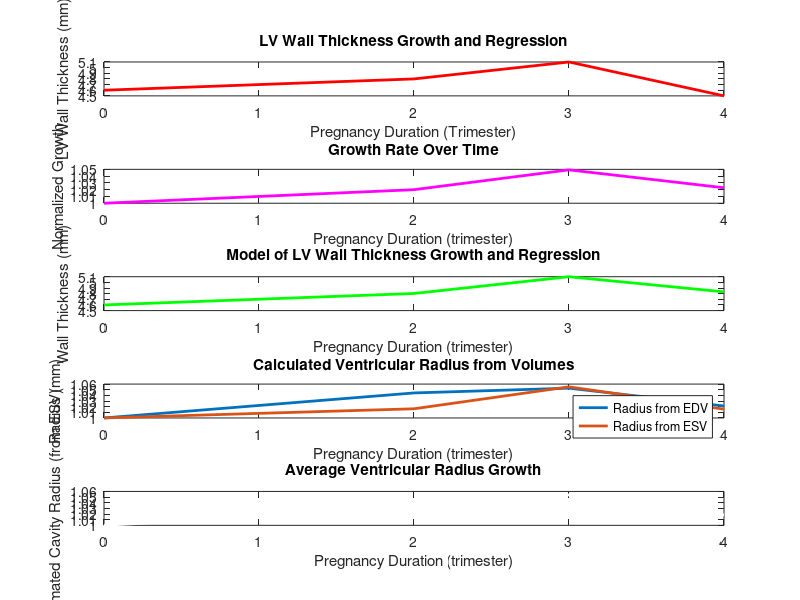

The MATLAB script that drew this image:
clear
clc

% plot of original data for comparison

trim_o = [0, 2, 3, 4];
h_o = [4.6, 4.8, 5.1, 4.5];

% parameters (biomarkers)

trim = [0, 2, 3, 4];
strain = [19.3, 19.5, 19.7, 19.0];
EDV = [108, 123, 126, 115];
ESV = [46.4, 48.7, 54.5, 48.6];
h0 = 4.6;
V0 = 46.4;

amaxg = 0.10; % max growth rate
amaxp = 0.15; % max regression rate
k1 = 1; % rate of growth
k2 = 60; % rate of regression
tm = 2.0; % midpoint of growth
tp = 4.0; % midpoint of regression
strain0 = 19.3; % non-pregnant strain control
h0 = 4.6; % non-pregnant ventricular wall thickness control
hmax = 5.1; % maximum measured ventricular wall thickness
EDV0 = EDV(1); % non-pregnant end diastolic volume control
ESV0 = ESV(1); % non-pregnant end systolic volume control

% calculating gr(t)
gr = zeros(size(trim));
gr(1) = 1;

for i = 2:length(trim)
    growth = 1/(1 + exp(-k1*(trim(i)-tm)));
    regress = 1/(1 + exp(-k2*(trim(i)-tp)));
    alphaeqn = strain(i) - strain0;
    growthrate = (alphaeqn * ((growth*amaxg) - (regress*amaxp))) - (abs(alphaeqn)*(regress*amaxp));
    gr(i) = gr(i-1) + growthrate * (trim(i) - trim(i-1));
end

% wall thickness
ht = h0 + (hmax - h0) * (gr - min(gr)) / (max(gr) - min(gr));

% calculating gc(t)

rEDV = (EDV/EDV0).^(1/3);
rESV = (ESV/ESV0).^(1/3);

rEDV0 = rEDV(1);
rESV0 = rESV(1);

gcEDV = rEDV / rEDV0;
gcESV = rESV / rESV0;

gcavg = (gcEDV + gcESV) / 2;


% plot

figure;
subplot(5,1,1)
plot(trim_o, h_o, 'LineWidth', 2, 'Color', [1,0,0]);
xlabel('Pregnancy Duration (Trimester)');
ylabel('LV Wall Thickness (mm)');
title('LV Wall Thickness Growth and Regression');

subplot(5,1,2)
plot(trim, gr, 'LineWidth', 2, 'Color', [1,0,1]);
xlabel('Pregnancy Duration (trimester)');
ylabel('Normalized Growth');
title('Growth Rate Over Time')

subplot(5,1,3)
plot(trim, ht, 'LineWidth', 2, 'Color', [0,1,0]);
xlabel('Pregnancy Duration (trimester)');
ylabel('Wall Thickness (mm)');
title('Model of LV Wall Thickness Growth and Regression');

subplot(5,1,4)
plot(trim, rEDV, 'LineWidth', 2);
hold on;
plot(trim, rESV, 'LineWidth', 2);
xlabel('Pregnancy Duration (trimester)');
ylabel('Radius (mm)')
legend('Radius from EDV', 'Radius from ESV');
title('Calculated Ventricular Radius from Volumes');

subplot(5,1,5)
plot(trim, (gcavg * rEDV0), 'LineWidth', 2, 'Color', [1,1,1]);
xlabel('Pregnancy Duration (trimester)');
ylabel('Estimated Cavity Radius (from ESV)');
title('Average Ventricular Radius Growth');